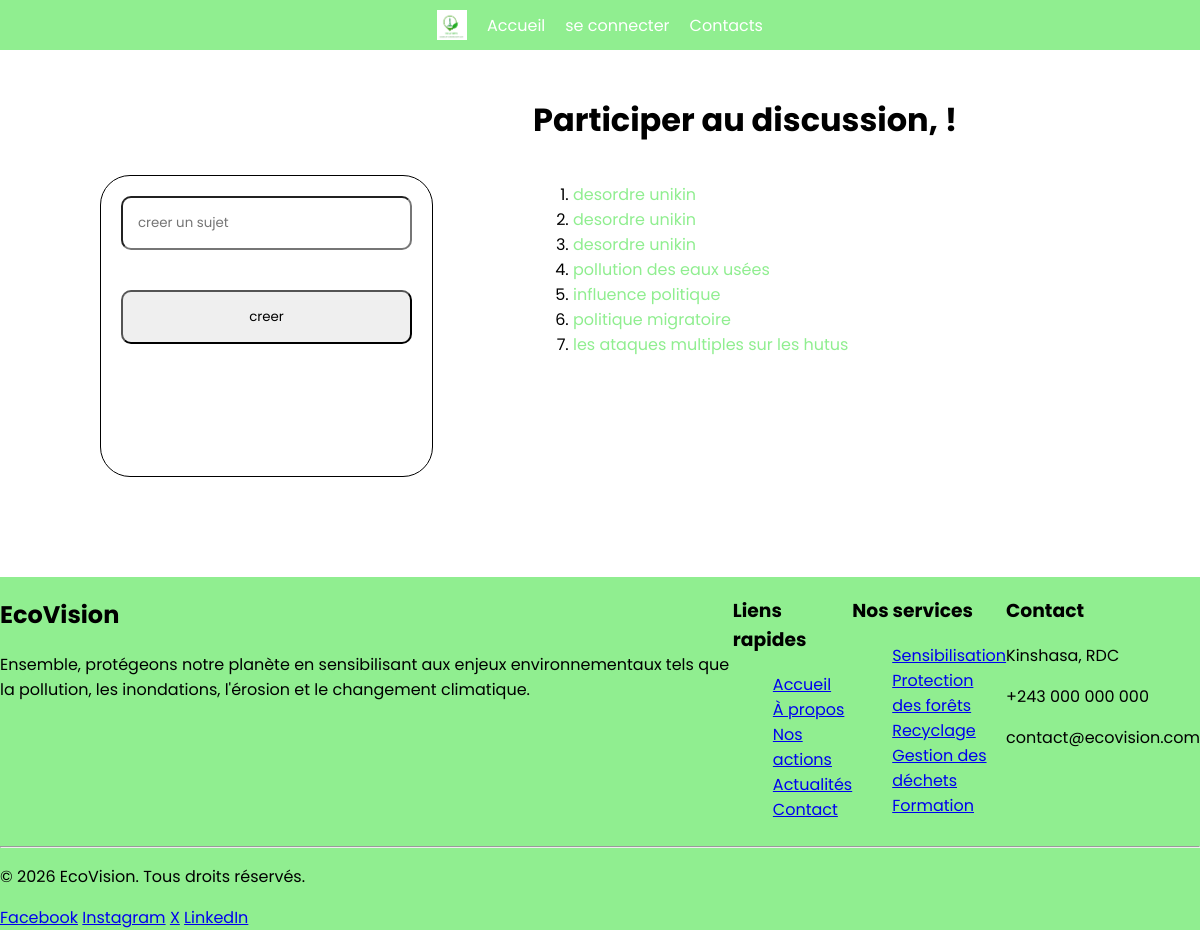
The app's page /forum/ with its own data.
### forum/models.py (models this page shows, shortened)
class Discussion(models.Model):
    sujet = models.CharField(max_length=255)

### forum/views.py (the view)
# urls.py: path('', views.create, name="creersujet"),
def create(request):
    if request.method == "POST":
       sujet = request.POST.get('sujet')
       Discussion.objects.create(sujet=sujet).save()
    context = {
        'Discussion':Discussion.objects.all()
    }
    return render(request, 'forum.html', context)

### templates/forum.html (shortened to what this page needs)
{% extends 'base.html' %}
{% load static %}
{% block content %}
    <div class="page">
        <div>
        <form action="{% url 'creersujet' %}" method="post" class="form">
            <input type="text" placeholder="creer un sujet" name="sujet">
            <input type="submit" value="creer">
        </form>
    </div>
    <div class="sujets">
        <h1>Participer au discussion, {{ user.username }} ! </h1>
        <ol type="1">
        {% for one in Discussion %}
            <li><a href="{% url 'repondre' one.pk %}" class="sujet"> {{ one.sujet }} </a></li>
        {% endfor %}
        </ol>
    </div>
    </div>
{% endblock %}

### static/style.css (style rules this page uses)
html { width: 100%; height: 100%; }
body { width: 100%; height: 100%; margin: 0; }
* { font-family: Poppins, sans-serif; font-family: 24px; }
.page { display: flex; }
.sujets { display: flex; flex-direction: column; }
.sujet { text-decoration: none; color: lightgreen; }

### records on screen
Discussion: sujet "desordre unikin"
Discussion: sujet "desordre unikin"
Discussion: sujet "desordre unikin"
Discussion: sujet "pollution des eaux usées"
Discussion: sujet "influence politique"
Discussion: sujet "politique migratoire"
Discussion: sujet "les ataques multiples sur les hutus"
